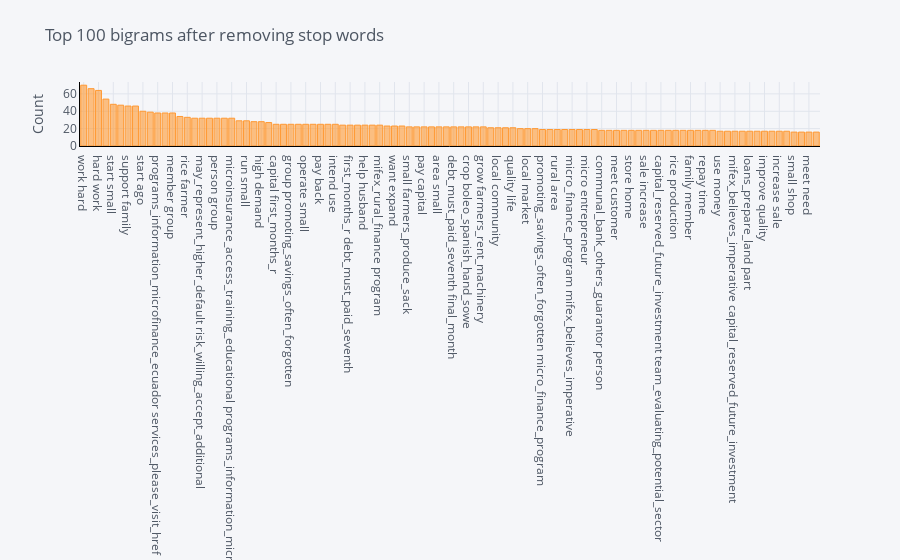

This figure's notebook cell:
### Code cell
plot_model(plot = 'bigram')

### Figure 1 — Plotly figure (JSON) as saved in the notebook; plotly's stock layout.template omitted (floating-point values rounded to 4 significant figures)
{"data": [{"marker": {"color": "rgba(255, 153, 51, 0.6)", "line": {"color": "rgba(255, 153, 51, 1.0)", "width": 1}}, "name": "count", "orientation": "v", "text": "", "type": "bar", "x": ["work hard", "pay fee", "hard work", "increase stock", "start small", "group member", "support family", "husband work", "start ago", "provide family", "programs_information_microfinance_ecuador services_please_visit_href", "live husband", "member group", "mifex_offers_client microinsurance_access_training_educational", "rice farmer", "risk_willing_accept_additional risk_making", "may_represent_higher_default risk_willing_accept_additional", "kenya_security_situation_communitie businesses_lenders_entrepreneur_aware", "person group", "businesses_lenders_entrepreneur_aware may_represent_higher_default", "microinsurance_access_training_educational programs_information_microfinance_ecuador", "plan use", "run small", "well life", "high demand", "provide well", "capital first_months_r", "customer need", "group promoting_savings_often_forgotten", "marry primary", "operate small", "order farm", "pay back", "land order", "intend use", "enough money", "first_months_r debt_must_paid_seventh", "beauty product", "help husband", "small store", "mifex_rural_finance program", "therefore request", "want expand", "group cannot_fully_repay_borrower", "small farmers_produce_sack", "boleo_spanish_hand_sowe rice", "pay capital", "request budget", "area small", "rice grow", "debt_must_paid_seventh final_month", "husband help", "crop boleo_spanish_hand_sowe", "farmers_produce_sack land", "grow farmers_rent_machinery", "add stock", "local community", "save money", "quality life", "large quantity", "local market", "family need", "promoting_savings_often_forgotten micro_finance_program", "farmers_rent_machinery helps_gather_production", "rural area", "attract new", "micro_finance_program mifex_believes_imperative", "sector rice", "micro entrepreneur", "increase revenue", "communal_bank_others_guarantor person", "farmer association_works_cooperatively", "meet customer", "need order", "store home", "use clothe", "sale increase", "rural sector", "capital_reserved_future_investment team_evaluating_potential_sector", "start help", "rice production", "program rice", "family member", "improve family", "repay time", "increase profit", "use money", "familys need", "mifex_believes_imperative capital_reserved_future_investment", "boy girl", "loans_prepare_land part", "good education", "improve quality", "part communal_bank_others_guarantor", "increase sale", "request second", "small shop", "use clothing", "meet need", "continue grow"], "y": [70, 66, 64, 54, 48, 47, 46, 46, 40, 39, 38, 38, 38, 34, 33, 32, 32, 32, 32, 32, 32, 29, 29, 28, 28, 27, 25, 25, 25, 25, 25, 25, 25, 25, 25, 24, 24, 24, 24, 24, 24, 23, 23, 23, 22, 22, 22, 22, 22, 22, 22, 22, 22, 22, 22, 21, 21, 21, 21, 20, 20, 20, 19, 19, 19, 19, 19, 19, 19, 19, 18, 18, 18, 18, 18, 18, 18, 18, 18, 18, 18, 18, 18, 18, 18, 18, 17, 17, 17, 17, 17, 17, 17, 17, 17, 17, 16, 16, 16, 16]}], "layout": {"autosize": true, "legend": {"bgcolor": "#F5F6F9", "font": {"color": "#4D5663"}}, "paper_bgcolor": "#F5F6F9", "plot_bgcolor": "#F5F6F9", "title": {"font": {"color": "#4D5663"}, "text": "Top 100 bigrams after removing stop words"}, "xaxis": {"autorange": true, "gridcolor": "#E1E5ED", "linecolor": "black", "range": [-0.5, 99.5], "showgrid": true, "tickfont": {"color": "#4D5663"}, "title": {"font": {"color": "#4D5663"}, "text": ""}, "type": "category", "zerolinecolor": "#E1E5ED"}, "yaxis": {"autorange": true, "gridcolor": "#E1E5ED", "linecolor": "black", "range": [0, 73.68], "showgrid": true, "tickfont": {"color": "#4D5663"}, "title": {"font": {"color": "#4D5663"}, "text": "Count"}, "type": "linear", "zerolinecolor": "#E1E5ED"}}}
